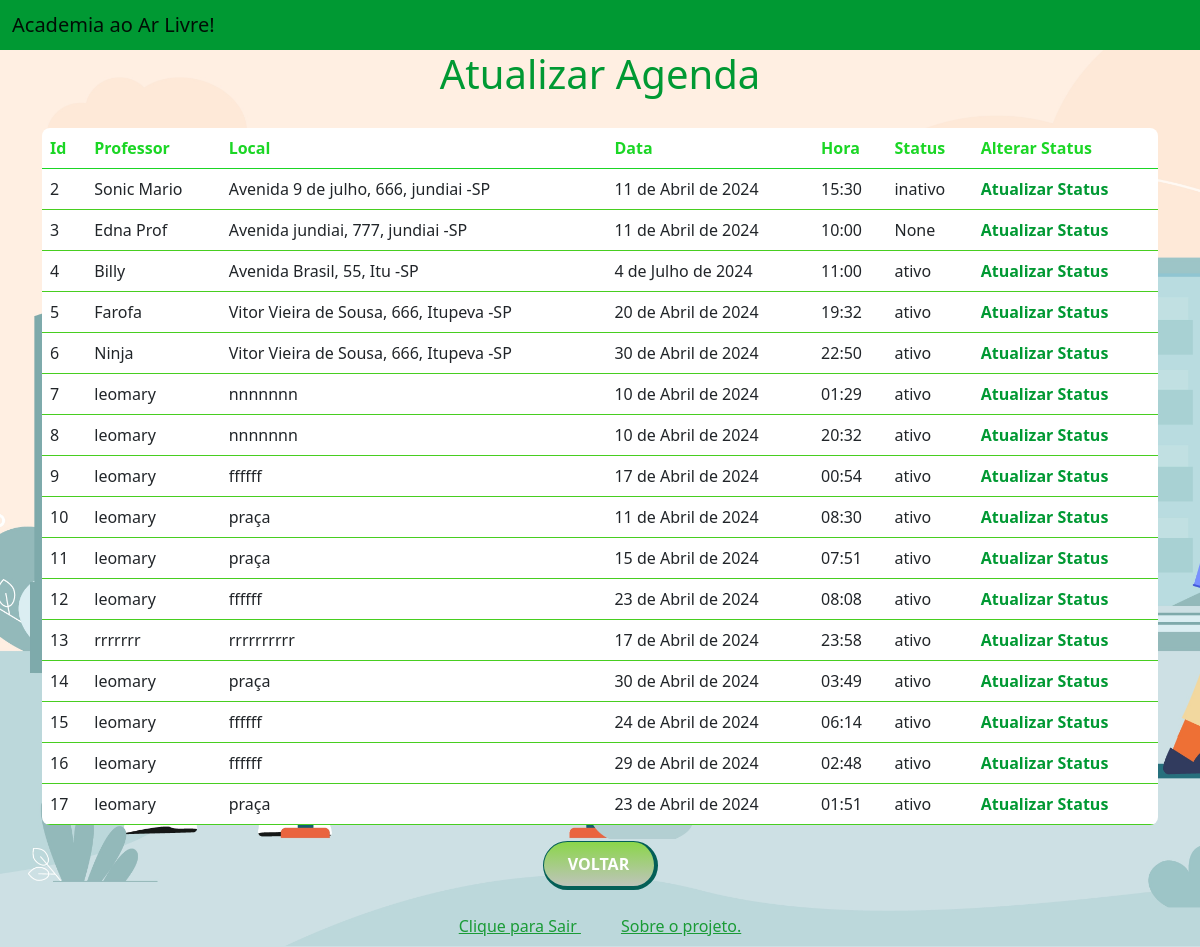
The page /atualizar_agenda/ on the database as committed earlier.
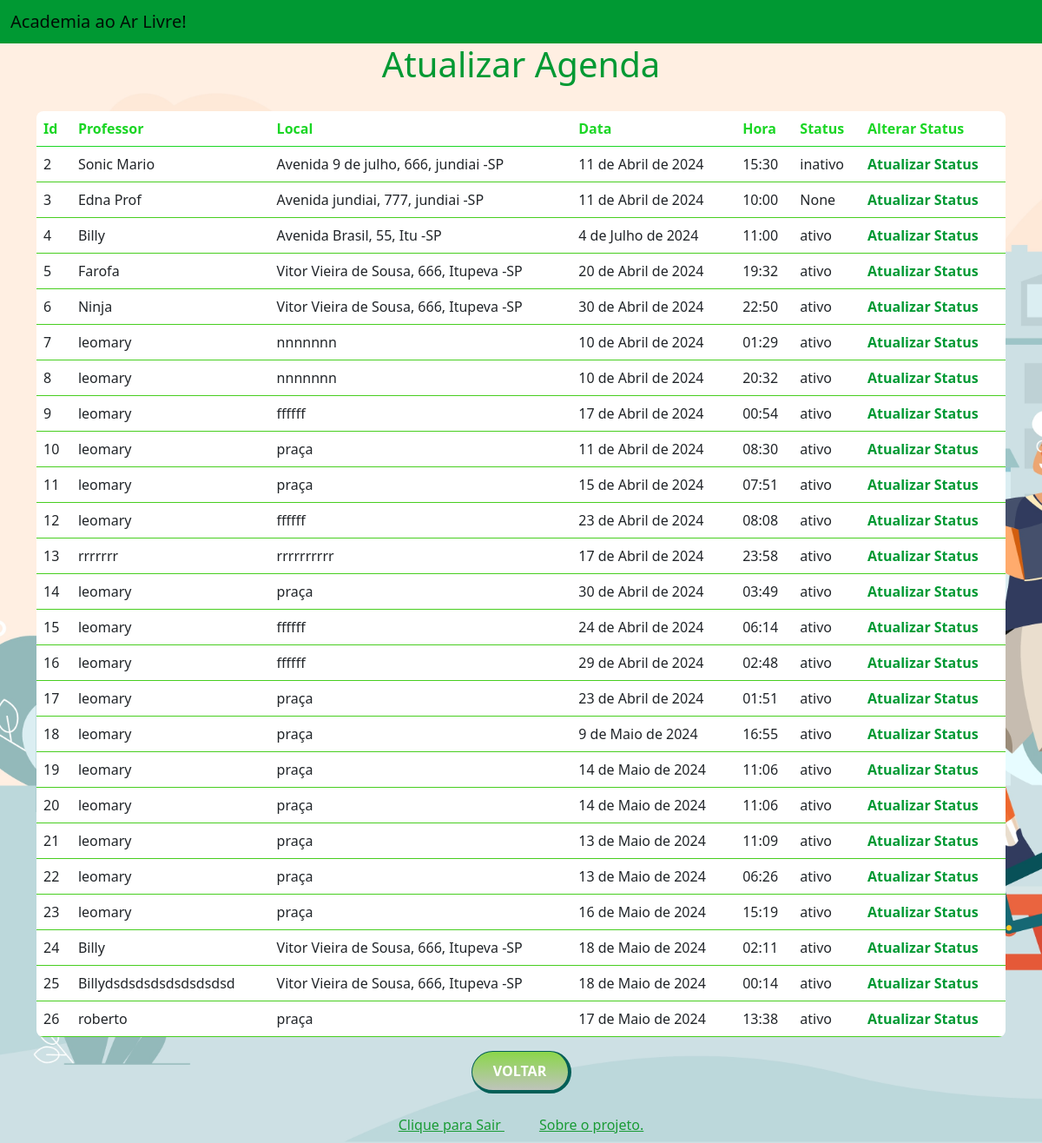
The same page on the database as committed later.
### myapp/models.py (models this page shows, shortened)
class Agendas(models.Model):
    STATUS_CHOICES = (
        ('ativo', 'Ativo'),
        ('inativo', 'Inativo'),
    )
    professor = models.CharField(max_length=100)
    local = models.CharField(max_length=255)
    data = models.DateField()
    hora = models.TimeField()
    status = models.CharField(max_length=10, choices=STATUS_CHOICES, default='ativo', null=True)

### myapp/views.py (the view)
# urls.py: path('atualizar_agenda/', update_agenda_all, name='update_agenda_all'),
def update_agenda_all(request):
    agendas = Agendas.objects.all()
    return render(request, 'atualizar_agenda_all.html', {'agendas': agendas})

### myapp/templates/atualizar_agenda_all.html (shortened to what this page needs)
<!DOCTYPE html>
<html lang="pt-BR">
<head>
    <link href="https://cdn.jsdelivr.net/npm/bootstrap@5.0.2/dist/css/bootstrap.min.css" rel="stylesheet">
</head>
<body>
<nav class="navbar navbar-light bg-light">
    <div class="container-fluid">
        <span class="navbar-brand mb-0 h1">Academia ao Ar Livre!</span>
    </div>
</nav>
<h1>Atualizar Agenda</h1>
<div class="container">
    <table class="table table-hover">
        <thead>
            <tr>
                <th>Id</th>
                <th>Professor</th>
                <th>Local</th>
                <th>Data</th>
                <th>Hora</th>
                <th>Status</th>
                <th>Alterar Status</th>
            </tr>
        </thead>
        <tbody>
        {% for agenda in agendas %}
            <tr>
                <td>{{ agenda.pk }}</td>
                <td>{{ agenda.professor }}</td>
                <td>{{ agenda.local }}</td>
                <td>{{ agenda.data }}</td>
                <td>{{ agenda.hora }}</td>
                <td>{{ agenda.status }}</td>
                <td><a href="{% url 'update_status' pk=agenda.pk %}" class="update-link">Atualizar Status</a></td>
            </tr>
        {% endfor %}
        </tbody>
    </table>
</div>
<center>
<a href="{% url 'insert_update_agenda' %}" ><button type="submit" >Voltar</button></a>
<br>
<br>
    <a href="{% url 'dados_sair' %}" class="adog">Clique para Sair </a>
    <a href="{% url 'sobre' %}" class="adog"> Sobre o projeto. </a>
  </center>
</body>
</html>

### myapp/templates/atualizar_agenda_all.html (style rules this page uses)
body { background-image: url('/static/imagem/academialogin.jpg'); background-repeat: no-repeat; background-size: cover; background-position: left; background-attachment: fixed; opacity: 10; }
.adog { margin: 10px; padding: 10px;; align-items: center; color: rgb(26, 155, 54); text-transform:none; }
button { padding: 10px; align-self: center; width: 115px; border-radius: 30px; background-image: linear-gradient(#8bd64a, #2038113c); border: solid 1px #045f57; border-right-width: 4px; border-bottom-width: 4px; font-size: 16px; color: white; text-transform: uppercase; font-weight: 700; }
h1 { text-align: center; margin-bottom: 30px; color: rgb(0, 153, 51); }
table { width: 80%; margin: 0 auto; border-collapse: collapse; background-color: #fff; border-radius: 8px; overflow: hidden; }
th, td { padding: 15px; text-align: left; border-bottom: 1px solid #48ce20; }
th { background-color: rgb(0, 153, 51); color: rgb(27, 214, 37); }
.update-link { color: rgb(0, 153, 51); text-decoration: none; font-weight: bold; }
.navbar { background-color: rgb(0, 153, 51) !important; }

Rows that differ between the two databases and show on the page:
added Agendas: pk "18", professor "leomary", local "praça", data "9 de Maio de 2024", hora "16:55", status "ativo"
added Agendas: pk "19", professor "leomary", local "praça", data "14 de Maio de 2024", hora "11:06", status "ativo"
added Agendas: pk "20", professor "leomary", local "praça", data "14 de Maio de 2024", hora "11:06", status "ativo"
added Agendas: pk "21", professor "leomary", local "praça", data "13 de Maio de 2024", hora "11:09", status "ativo"
added Agendas: pk "22", professor "leomary", local "praça", data "13 de Maio de 2024", hora "06:26", status "ativo"
added Agendas: pk "23", professor "leomary", local "praça", data "16 de Maio de 2024", hora "15:19", status "ativo"
added Agendas: pk "24", professor "Billy", local "Vitor Vieira de Sousa, 666, Itupeva -SP", data "18 de Maio de 2024", hora "02:11", status "ativo"
added Agendas: pk "25", professor "Billydsdsdsdsdsdsdsdsd", local "Vitor Vieira de Sousa, 666, Itupeva -SP", data "18 de Maio de 2024", hora "00:14", status "ativo"
added Agendas: pk "26", professor "roberto", local "praça", data "17 de Maio de 2024", hora "13:38", status "ativo"
